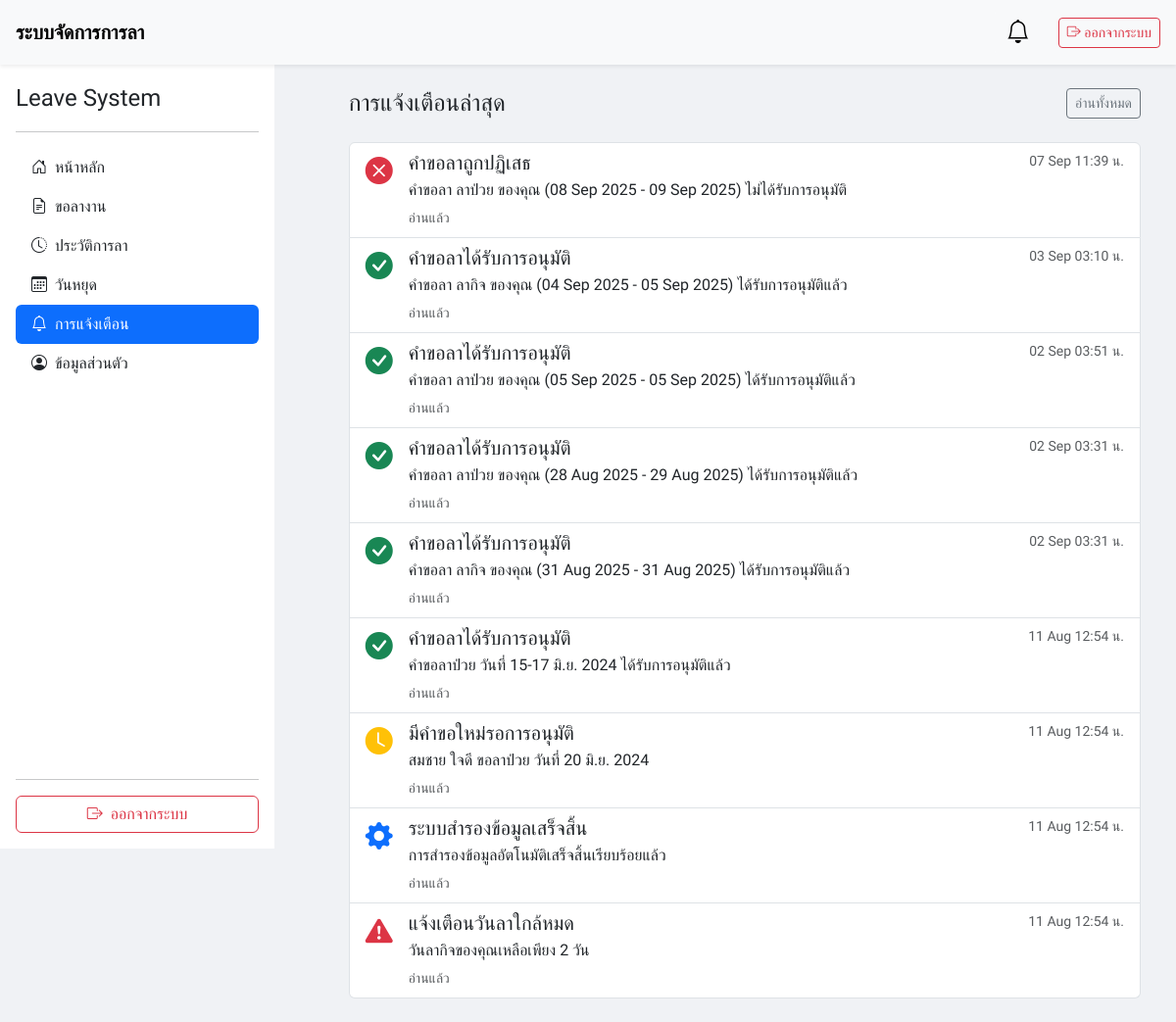
The page /employee/notifications.php (signed in) on the database its author committed.
### tables this page shows
CREATE TABLE `notifications` (
  `id` int(11) NOT NULL,
  `emp_id` varchar(5) NOT NULL,
  `type` varchar(50) NOT NULL COMMENT 'approved, rejected, new_request, system, warning',
  `title` varchar(255) NOT NULL,
  `message` text NOT NULL,
  `is_read` tinyint(1) NOT NULL DEFAULT 0 COMMENT '0=unread, 1=read',
  `created_at` timestamp NOT NULL DEFAULT current_timestamp()
);

### employee/notifications.php (the view, shortened to what this page needs)
<?php
require_once '../includes/db.php';
$emp_id = $_SESSION['user_id'];
$stmt = $conn->prepare("SELECT * FROM notifications WHERE emp_id = ? ORDER BY created_at DESC");
$stmt->bind_param("s", $emp_id);
$stmt->execute();
$notifications = $stmt->get_result();
function getNotificationIcon($type) {
    switch ($type) {
        case 'approved':   return ['icon' => 'bi-check-circle-fill',         'color' => 'text-success'];
        case 'rejected':   return ['icon' => 'bi-x-circle-fill',             'color' => 'text-danger'];
        case 'new_request':return ['icon' => 'bi-clock-fill',                'color' => 'text-warning'];
        case 'system':     return ['icon' => 'bi-gear-fill',                 'color' => 'text-primary'];
        case 'warning':    return ['icon' => 'bi-exclamation-triangle-fill', 'color' => 'text-danger'];
    }
}
require_once '../includes/header.php';
require_once '../includes/sidebar_employee.php';
?>
<div class="main-content p-4">
    <div class="d-flex justify-content-between align-items-center mb-4">
        <h4 class="mb-0">
            การแจ้งเตือนล่าสุด
        </h4>
        <a href="notifications.php?action=read_all" class="btn btn-sm btn-outline-secondary">อ่านทั้งหมด</a>
    </div>
    <div class="list-group">
        <?php if ($notifications->num_rows > 0): ?>
            <?php while ($row = $notifications->fetch_assoc()):
                $icon = getNotificationIcon($row['type']);
            ?>
            <a href="notifications.php?action=open&id=<?= urlencode($row['id']) ?>"
               class="list-group-item list-group-item-action <?= ($row['is_read'] == 0) ? 'bg-light' : ''; ?>">
                <div class="d-flex w-100">
                    <div class="me-3 fs-3 <?= $icon['color']; ?>">
                        <i class="bi <?= $icon['icon']; ?>"></i>
                    </div>
                    <div class="flex-grow-1">
                        <div class="d-flex justify-content-between">
                            <h5 class="mb-1"><?= htmlspecialchars($row['title']); ?></h5>
                            <small class="text-muted"><?= date('d M H:i', strtotime($row['created_at'])); ?> น.</small>
                        </div>
                        <p class="mb-1"><?= htmlspecialchars($row['message']); ?></p>
                        <small class="<?= $row['is_read'] ? 'text-muted' : 'fw-bold text-danger' ?>">
                            <?= $row['is_read'] ? 'อ่านแล้ว' : 'ยังไม่ได้อ่าน' ?>
                        </small>
                    </div>
                </div>
            </a>
            <?php endwhile; ?>
        <?php endif; ?>
    </div>
</div>
<?php
require_once '../includes/footer.php';

### style.css (style rules this page uses)
:root { --navH: 70px; }
* { box-sizing: border-box; }
body { background-color: #f0f2f5; font-family: 'Sarabun', sans-serif; padding-top: var(--navH); }
.main-content { margin-left: 300px; padding: 20px; }

### rows shown on the page
notifications: title "คำขอลาถูกปฏิเสธ", created_at "07 Sep 11:39", message "คำขอลา ลาป่วย ของคุณ (08 Sep 2025 - 09 Sep 2025) ไม่ได้รับการอนุมัติ", is_read "อ่านแล้ว"
notifications: title "คำขอลาได้รับการอนุมัติ", created_at "03 Sep 03:10", message "คำขอลา ลากิจ ของคุณ (04 Sep 2025 - 05 Sep 2025) ได้รับการอนุมัติแล้ว", is_read "อ่านแล้ว"
notifications: title "คำขอลาได้รับการอนุมัติ", created_at "02 Sep 03:51", message "คำขอลา ลาป่วย ของคุณ (05 Sep 2025 - 05 Sep 2025) ได้รับการอนุมัติแล้ว", is_read "อ่านแล้ว"
notifications: title "คำขอลาได้รับการอนุมัติ", created_at "02 Sep 03:31", message "คำขอลา ลาป่วย ของคุณ (28 Aug 2025 - 29 Aug 2025) ได้รับการอนุมัติแล้ว", is_read "อ่านแล้ว"
notifications: title "คำขอลาได้รับการอนุมัติ", created_at "02 Sep 03:31", message "คำขอลา ลากิจ ของคุณ (31 Aug 2025 - 31 Aug 2025) ได้รับการอนุมัติแล้ว", is_read "อ่านแล้ว"
notifications: title "คำขอลาได้รับการอนุมัติ", created_at "11 Aug 12:54", message "คำขอลาป่วย วันที่ 15-17 มิ.ย. 2024 ได้รับการอนุมัติแล้ว", is_read "อ่านแล้ว"
notifications: title "มีคำขอใหม่รอการอนุมัติ", created_at "11 Aug 12:54", message "สมชาย ใจดี ขอลาป่วย วันที่ 20 มิ.ย. 2024", is_read "อ่านแล้ว"
notifications: title "ระบบสำรองข้อมูลเสร็จสิ้น", created_at "11 Aug 12:54", message "การสำรองข้อมูลอัตโนมัติเสร็จสิ้นเรียบร้อยแล้ว", is_read "อ่านแล้ว"
notifications: title "แจ้งเตือนวันลาใกล้หมด", created_at "11 Aug 12:54", message "วันลากิจของคุณเหลือเพียง 2 วัน", is_read "อ่านแล้ว"
